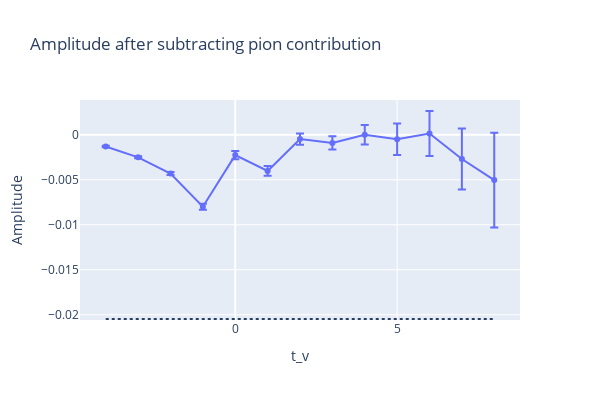

Notebook code cell kept with this figure:
### Code cell
tv_min, tv_max = -4, 8

fig = go.Figure()

y = np.concatenate([amp_after_pion[tv_min:], amp_after_pion[:tv_max+1]])
err_y = np.concatenate([amp_Hw_err[tv_min:], amp_Hw_err[:tv_max+1]])  # FIXME: only considered error of main diagrams
fig.add_trace(go.Scatter(x=list(range(tv_min, tv_max+1)), y=y, 
                         error_y=dict(type='data', array=err_y))
)

fig.add_shape(dict(type='line', line_dash='dot',
      y0= -0.02047, y1=-0.02047,
      x0= tv_min, x1=tv_max))
# fig.update_layout(title_text='Amplitude after subtracting pion', width=600, height=400)
fig.update_layout(title_text='Amplitude after subtracting pion contribution', width=600, height=400)
fig.update_xaxes(title_text='t_v')
fig.update_yaxes(title_text='Amplitude')
fig.write_image('amp_vs_tv_after_pion.pdf')
fig.show()

### Figure 1 — Plotly figure (JSON) as saved in the notebook; plotly's stock layout.template omitted (floating-point values rounded to 4 significant figures)
{"data": [{"error_y": {"array": [8.057e-05, 0.0001121, 0.0001745, 0.0003246, 0.0004465, 0.0005424, 0.0006205, 0.0007355, 0.001078, 0.001753, 0.002499, 0.003388, 0.005256], "type": "data"}, "type": "scatter", "x": [-4, -3, -2, -1, 0, 1, 2, 3, 4, 5, 6, 7, 8], "y": [-0.001302, -0.002513, -0.004308, -0.007997, -0.002263, -0.004022, -0.000484, -0.0009102, -1.076e-06, -0.0005041, 0.0001387, -0.002699, -0.00504]}], "layout": {"height": 400, "shapes": [{"line": {"dash": "dot"}, "type": "line", "x0": -4, "x1": 8, "y0": -0.02047, "y1": -0.02047}], "title": {"text": "Amplitude after subtracting pion contribution"}, "width": 600, "xaxis": {"title": {"text": "t_v"}}, "yaxis": {"title": {"text": "Amplitude"}}}}
